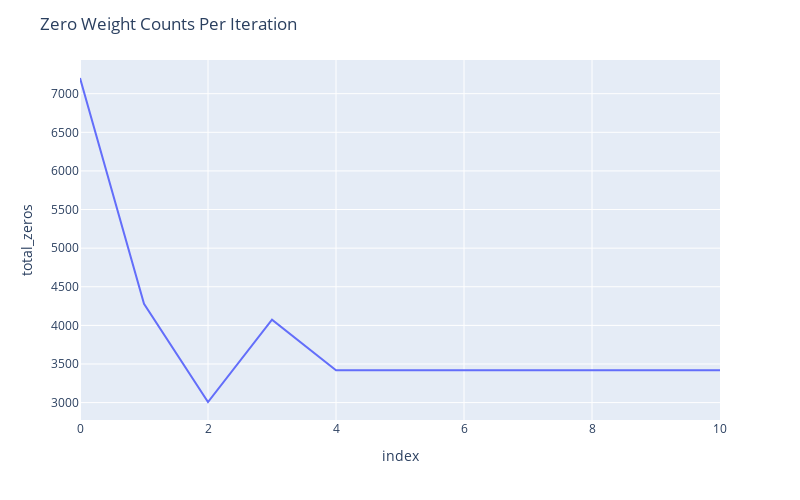

The notebook cell this image was saved under:
### Code cell
fig = px.line(r2, x=r2.index, y=r2.total_zeros)

fig.update_layout(
    autosize=False,
    width=800,
    height=500,
    title_text=f"Zero Weight Counts Per Iteration",
)

fig.show()

### Figure 1 — Plotly figure (JSON) as saved in the notebook; plotly's stock layout.template omitted (floating-point values rounded to 4 significant figures)
{"data": [{"hovertemplate": "index=%{x}<br>total_zeros=%{y}<extra></extra>", "legendgroup": "", "line": {"color": "#636efa", "dash": "solid"}, "marker": {"symbol": "circle"}, "mode": "lines", "name": "", "orientation": "v", "showlegend": false, "type": "scatter", "x": [0, 1, 2, 3, 4, 5, 6, 7, 8, 9, 10], "xaxis": "x", "y": [7203, 4279, 3008, 4073, 3418, 3418, 3418, 3418, 3418, 3418, 3418], "yaxis": "y"}], "layout": {"autosize": false, "height": 500, "legend": {"tracegroupgap": 0}, "margin": {"t": 60}, "title": {"text": "Zero Weight Counts Per Iteration"}, "width": 800, "xaxis": {"anchor": "y", "autorange": true, "domain": [0, 1], "range": [0, 10], "title": {"text": "index"}, "type": "linear"}, "yaxis": {"anchor": "x", "autorange": true, "domain": [0, 1], "range": [2775.0, 7436.0], "title": {"text": "total_zeros"}, "type": "linear"}}}
